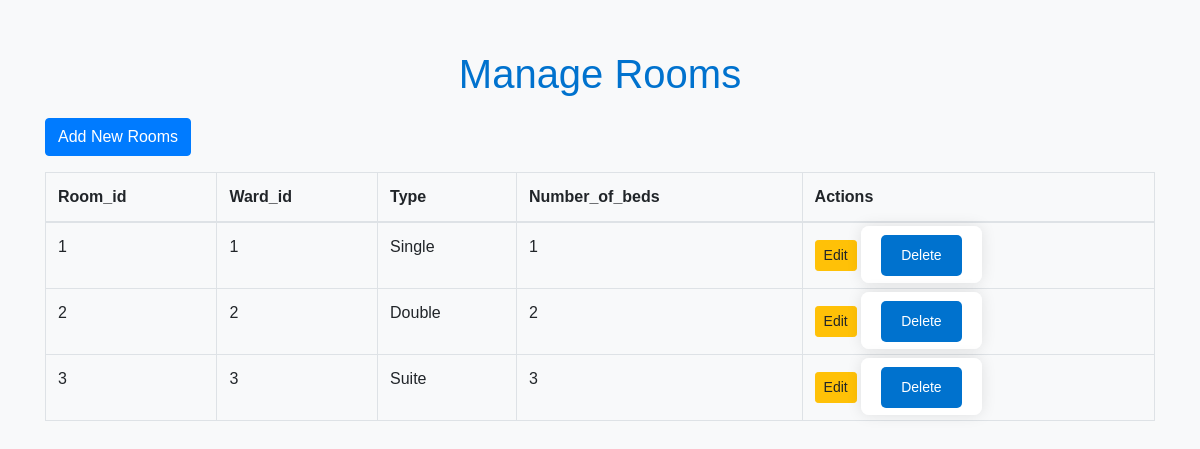
The app's page /manage.php?entity=rooms (signed in) with its own data.
### tables this page shows
CREATE TABLE `rooms` (
  `room_id` int(11) NOT NULL,
  `ward_id` int(11) DEFAULT NULL,
  `type` varchar(50) DEFAULT NULL,
  `number_of_beds` int(11) DEFAULT NULL
);

### manage.php (the view, shortened to what this page needs)
<?php
$host = 'localhost';
$db = 'hospital_management_system';
$user = 'root';
$pass = '';
$entity = $_GET['entity'] ?? 'doctors';
try {
    $pdo = new PDO("mysql:host=$host;dbname=$db", $user, $pass);
    $pdo->setAttribute(PDO::ATTR_ERRMODE, PDO::ERRMODE_EXCEPTION);
    $columns = [];
    $results = [];
    $stmt = $pdo->query("SHOW KEYS FROM `$entity` WHERE Key_name = 'PRIMARY'");
    $primaryKey = $stmt->fetch(PDO::FETCH_ASSOC)['Column_name'];
    $stmt = $pdo->query("SELECT * FROM `$entity`");
    $results = $stmt->fetchAll(PDO::FETCH_ASSOC);
    if ($results) {
        $columns = array_keys($results[0]);
    }
} catch (PDOException $e) {
    echo "Database Error: " . $e->getMessage();
} catch (Exception $e) {
    echo "Error: " . $e->getMessage();
}
?>
<!DOCTYPE html>
<html lang="en">
<head>
    <link href="https://stackpath.bootstrapcdn.com/bootstrap/4.5.2/css/bootstrap.min.css" rel="stylesheet">
    <link href="styles.css" rel="stylesheet">
</head>
<body>
    <div class="container">
        <h1>Manage <?= htmlspecialchars(ucfirst($entity)) ?></h1>
        <a href="form.php?entity=<?= htmlspecialchars($entity) ?>" class="btn btn-primary">Add New <?= htmlspecialchars(ucfirst($entity)) ?></a>
        <table class="table table-bordered mt-3">
            <thead>
                <tr>
                    <?php if ($columns): ?>
                        <?php foreach ($columns as $column): ?>
                            <th><?= htmlspecialchars(ucfirst($column)) ?></th>
                        <?php endforeach; ?>
                        <th>Actions</th>
                    <?php endif; ?>
                </tr>
            </thead>
            <tbody>
                <?php if ($results): ?>
                    <?php foreach ($results as $row): ?>
                        <tr>
                            <?php foreach ($row as $value): ?>
                                <td><?= htmlspecialchars($value) ?></td>
                            <?php endforeach; ?>
                            <td>
                                <a href="form.php?entity=<?= htmlspecialchars($entity) ?>&id=<?= htmlspecialchars($row[$primaryKey]) ?>" class="btn btn-sm btn-warning">Edit</a>
                                <form action="manage.php?entity=<?= htmlspecialchars($entity) ?>" method="post" style="display:inline;">
                                    <button type="submit" class="btn btn-sm btn-danger" onclick="return confirm('Are you sure you want to delete this item?');">Delete</button>
                                </form>
                            </td>
                        </tr>
                    <?php endforeach; ?>
                <?php else: ?>
                    <tr>
                        <td colspan="<?= count($columns) + 1 ?>">No records found.</td>
                    </tr>
                <?php endif; ?>
            </tbody>
        </table>
    </div>
</body>
</html>

### styles.css (style rules this page uses)
body { font-family: Arial, sans-serif; background-color: #f8f9fa; color: #343a40; margin: 0; padding: 0; }
h1 { color: #0072ce; margin-bottom: 20px; text-align: center; font-size: 2.5rem; }
.container { margin-top: 50px; }
form { background: #ffffff; padding: 20px; border-radius: 8px; box-shadow: 0 0 15px rgba(0, 0, 0, 0.1); }
input[type="submit"], button[type="submit"] { background-color: #0072ce; color: #fff; padding: 10px 20px; border: none; border-radius: 5px; cursor: pointer; transition: background-color 0.3s; }
a { color: #0072ce; text-decoration: none; }

### records on screen
rooms: value "1", type "Single"
rooms: value "2", type "Double"
rooms: value "3", type "Suite"

### other values on screen
$entity "Rooms"
$column "Room_id"
$column "Ward_id"
$column "Type"
$column "Number_of_beds"
